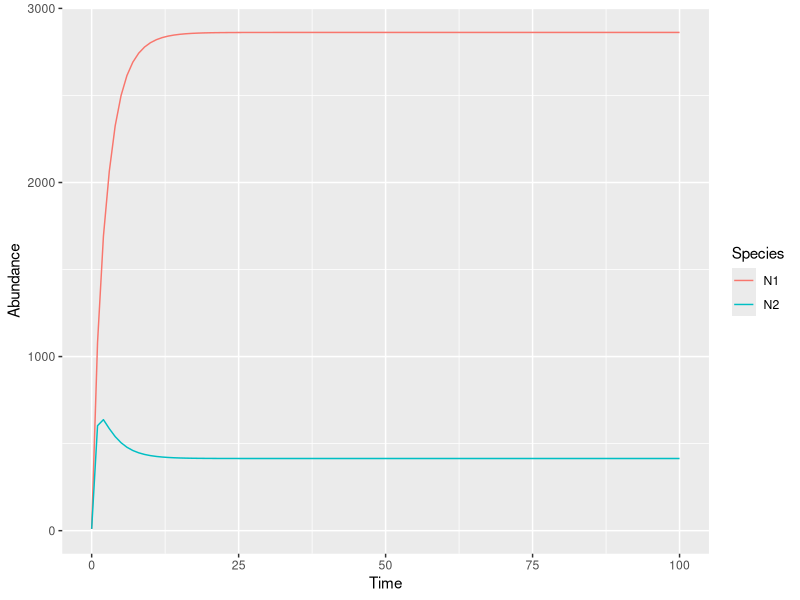
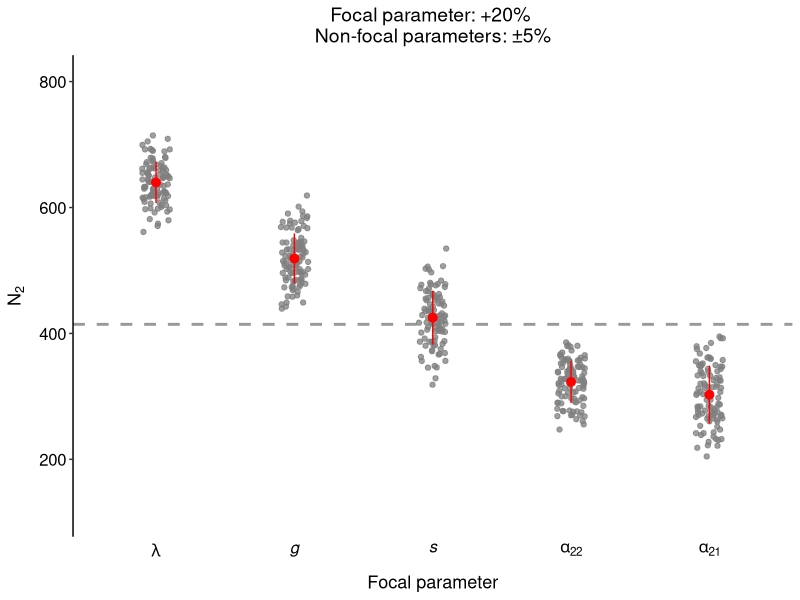
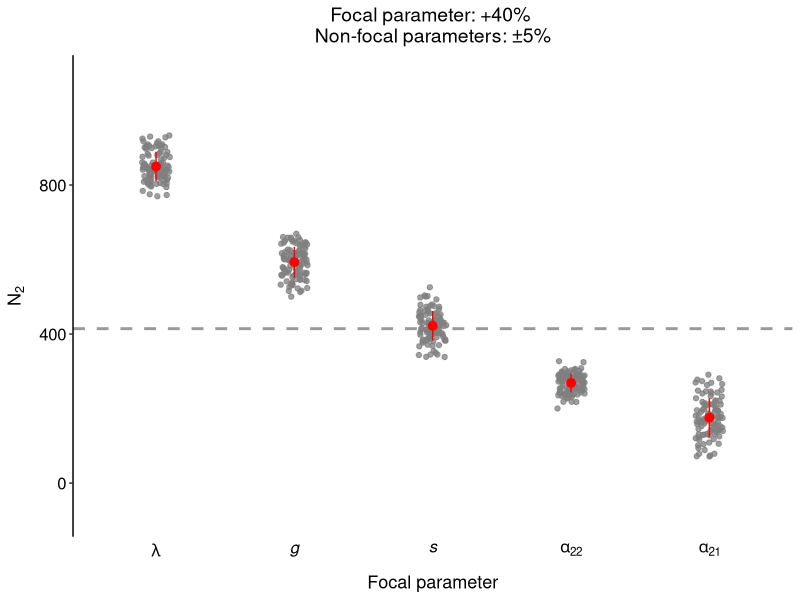
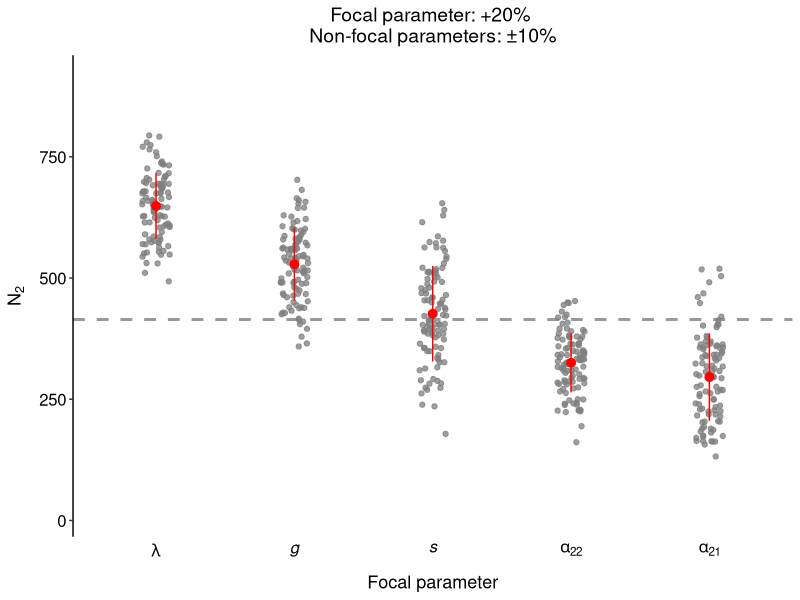
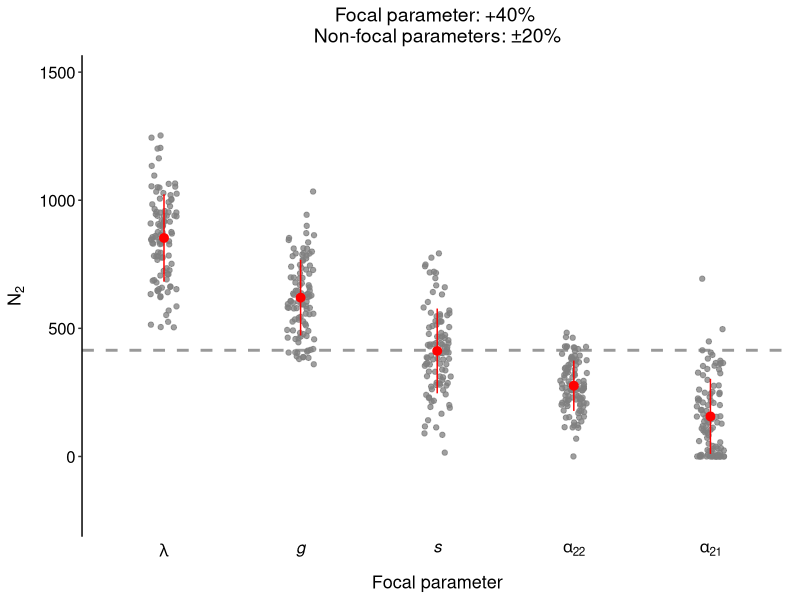
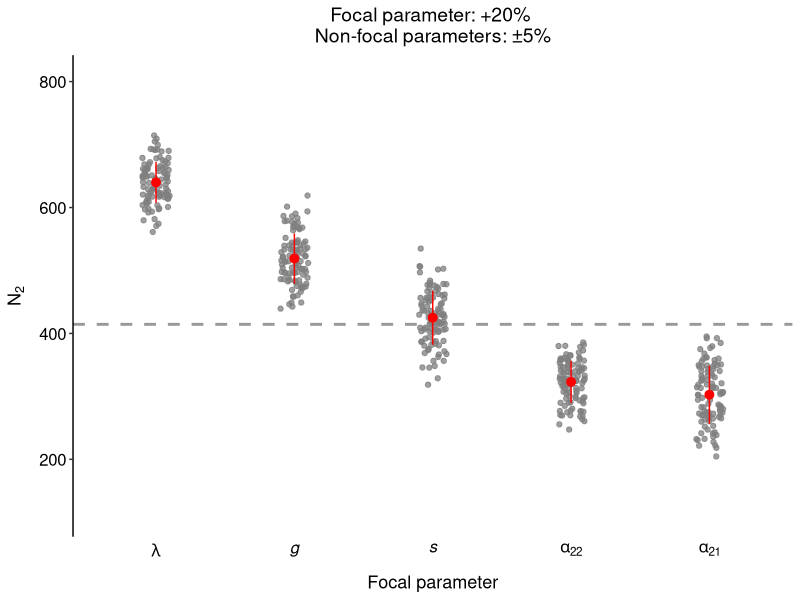
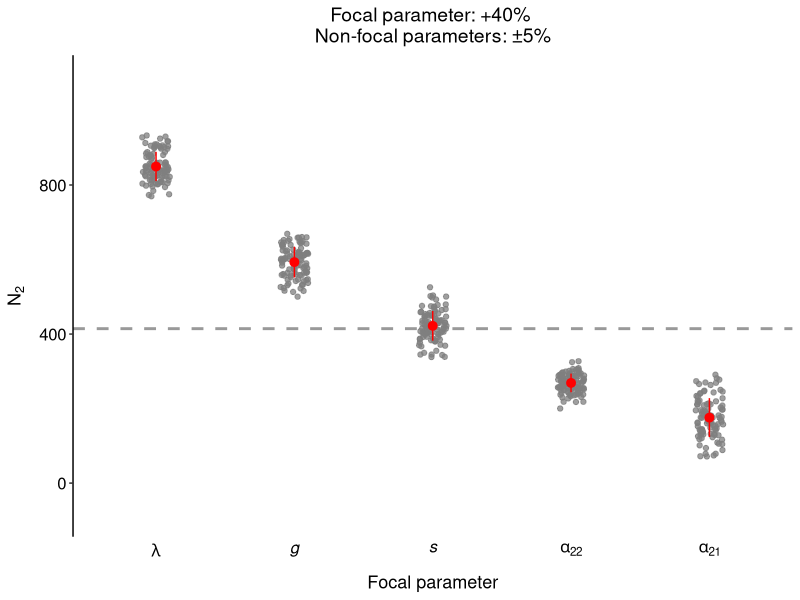
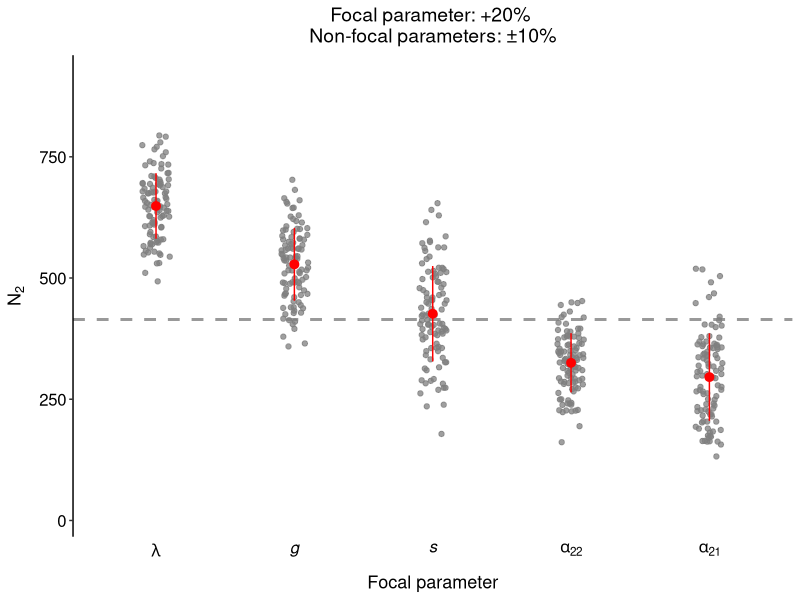

These figures' R source, in order:
########################################################################################################################
#### Code to simulate Beverton-Holt annual plant model with seed bank
#### 2022.02.08 
########################################################################################################################



########################################################################################################################
#### Set working directory and load data files
library("tidyverse")



########################################################################################################################
#### Simulation function
BevertonHolt <- function(frame, parameters){
  
  Nsim = parameters$N
  Gsim = parameters$g
  Ssim = parameters$s
  Lsim = parameters$lambda
  Asim = parameters$A
  
  for(t in 2:dim(frame)[1]){
    x = frame[t-1, 2:(Nsim+1)]
    frame[t, 2:(Nsim+1)] = (1 - Gsim) * Ssim * x + Gsim * x * (Lsim / (1 + Asim %*% (Gsim * x)))
  }
  return(frame)
}



# ############################################################################################################################ Parameter setup
# #### Parameterize model (multiple species)
# # Number of species
# N = 5
# 
# # Seed germination rate
# g = rep(1, N)
# 
# # Survival rate of ungerminated seeds
# s = rep(0, N)
# 
# # Fecundity
# lambda = c(50, 50, 50, 50, 50)
# 
# # Interaction matrix
# A = matrix(c(1.0, 0.4, 0.5, 0.1, 0.5, 
#              0.3, 1.0, 0.2, 0.6, 0.5, 
#              0.5, 0.5, 1.0, 0.4, 0.5, 
#              0.5, 0.5, 0.3, 1.0, 0.5, 
#              0.1, 0.2, 0.3, 0.5, 1.0), N, N, byrow = TRUE)



############################################################################################################################ Parameter setup
#### Parameterize model (The coexist-pair FE-HO from Van Dyke et al., 2022, Nature)
#### N1 = FE (more abundant) & N2 = HO (less abundant)
# Number of species
N <- 2

# Seed germination rate
g <- c(0.752273, 0.666667)

# Survival rate of ungerminated seeds
s <- c(0.133750, 0.045000)

# Fecundity
lambda <- c(2129.949613, 736.667018)

# Interaction matrix
A <- matrix(c(0.588199, 1.410938,
              0.109412, 0.948399), N, N, byrow = TRUE)



########################################################################################################################
#### Simulation properties setup
# Aggregate parameters
parms <- list(N = N, 
              g = g, 
              s = s, 
              lambda = lambda, 
              A = A)

# Run time
Time <- 100

# Output matrix
out <- matrix(c(c(0:Time), rep(0, N*(Time+1))), (Time+1), N+1, byrow = F)
colnames(out) <- c("Time", paste("N", c(1:N), sep = ""))

# Initial density
out[1, 2:(N+1)] <- rep(10, N)



########################################################################################################################
#### Run simulation
out <- BevertonHolt(out, parms)



# ########################################################################################################################
# #### Solve analytically (only works when coexistence is possible)
# b <- ((lambda * g)/(1 - (1 - g) * s)) - 1
# equilibrium <- data.frame(Time = rep(T, N), 
#                           Species = paste("N", c(1:N), sep=""), 
#                           Abundance = (solve(A, b) / g))



########################################################################################################################
#### Compile data and plot simulation time series
data <- as.data.frame(out) %>% 
  gather(Species, Abundance, -Time)

ggplot(data, aes(x = Time, y = Abundance, color = Species)) + 
  geom_line() 

# #### Relative abundance
# out %>% 
#   as.data.frame() %>%
#   mutate(RA.N2 = N2 / (N1 + N2)) %>%
#   ggplot(aes(x = Time, y = RA.N2)) + 
#   geom_line()


################################################################################
################################################################################
################################################################################
### Sensitivity analysis of parameters in Beverton-Holt model ##################
set.seed(123)

### A function for performing sensitivity analysis of parameters in the BH model
### Arguments:
### pchange_focal_par: percentage of increase in the focal parameter
### pchange_focal_par: percentage of increase/decrease in the non-focal parameter(s)
### n_generation: number of generation in each simulation
### n_sim: number of simulations for the analysis of each parameter
BH_sensitivity_one_par <- function(pchange_focal_par = 20, 
                                   pchange_nonfocal_par = 5,
                                   n_generation = 100,
                                   n_sim = 100){
  
  ### Beverton-Holt model 
  BevertonHolt <- function(frame, parameters){
    
    Nsim = parameters$N
    Gsim = parameters$g
    Ssim = parameters$s
    Lsim = parameters$lambda
    Asim = parameters$A
    
    for(t in 2:dim(frame)[1]){
      x = frame[t-1, 2:(Nsim+1)]
      frame[t, 2:(Nsim+1)] = (1 - Gsim) * Ssim * x + Gsim * x * (Lsim / (1 + Asim %*% (Gsim * x)))
    }
    return(frame)
  }
  
  ### Default parameters (coexistence)
  # (1) Number of species
  N <- 2
  
  # (2) Seed germination rate
  g <- c(0.752273, 0.666667)
  
  # (3) Survival rate of ungerminated seeds
  s <- c(0.133750, 0.045000)
  
  # (4) Fecundity
  lambda <- c(2129.949613, 736.667018)
  
  # (5) Interaction matrix
  A <- matrix(c(0.588199, 1.410938,
                0.109412, 0.948399), N, N, byrow = TRUE)
  
  parms <- list(N = N, 
                g = g, 
                s = s, 
                lambda = lambda, 
                A = A)
  
  # Number of generations
  Time <- n_generation
  
  # A matrix to store the outputs
  out_mat <- matrix(c(c(0:Time), rep(0, N*(Time+1))), (Time+1), N+1, byrow = F)
  colnames(out_mat) <- c("Time", paste("N", c(1:N), sep = ""))
  
  # Initial abundance
  out_mat[1, 2:(N+1)] <- rep(10, N)
  
  # Model outputs
  out_mat <- BevertonHolt(out_mat, parms)
  
  # Extract the abundance in the last generation
  N2_equl_default <- out_mat[Time, N+1]
  
  
  ################################################################
  ### Sensitivity analysis of a single parameter #################
  ### Fix the parameters of N1 and change the parameters of N2 ###
  
  ### 1. Sensitivity of g
  g_sens <- sapply(1:n_sim, function(x){
    
    # New parameters
    g_temp <- c(g[1], g[2]*(1 + pchange_focal_par/100))
    s_temp <- c(s[1], s[2]*(1 + runif(n = 1, min = -pchange_nonfocal_par, max = pchange_nonfocal_par)/100))
    lambda_temp <- c(lambda[1], lambda[2]*(1 + runif(n = 1, min = -pchange_nonfocal_par, max = pchange_nonfocal_par)/100))
    A_temp <- matrix(c(A[1, 1], A[1, 2], 
                       A[2, 1]*(1 + runif(n = 1, min = -pchange_nonfocal_par, max = pchange_nonfocal_par)/100), 
                       A[2, 2]*(1 + runif(n = 1, min = -pchange_nonfocal_par, max = pchange_nonfocal_par)/100)), 
                     N, N, byrow = TRUE)
    
    parms_temp <- list(N = N, 
                       g = g_temp, 
                       s = s_temp, 
                       lambda = lambda_temp, 
                       A = A_temp)
    
    # Number of generations
    Time <- n_generation
    
    # A matrix to store the outputs
    out_mat <- matrix(c(c(0:Time), rep(0, N*(Time+1))), (Time+1), N+1, byrow = F)
    colnames(out_mat) <- c("Time", paste("N", c(1:N), sep = ""))
    
    # Initial abundance
    out_mat[1, 2:(N+1)] <- rep(10, N)
    
    # Model outputs
    out_mat <- BevertonHolt(out_mat, parms_temp)
    
    # Extract the abundance in the last generation
    out_mat[Time, N+1]
    
  })

  ### 2. Sensitivity of s
  s_sens <- sapply(1:n_sim, function(x){
    
    # New parameters
    g_temp <- c(g[1], g[2]*(1 + runif(n = 1, min = -pchange_nonfocal_par, max = pchange_nonfocal_par)/100))
    s_temp <- c(s[1], s[2]*(1 + pchange_focal_par/100))
    lambda_temp <- c(lambda[1], lambda[2]*(1 + runif(n = 1, min = -pchange_nonfocal_par, max = pchange_nonfocal_par)/100))
    A_temp <- matrix(c(A[1, 1], A[1, 2], 
                       A[2, 1]*(1 + runif(n = 1, min = -pchange_nonfocal_par, max = pchange_nonfocal_par)/100), 
                       A[2, 2]*(1 + runif(n = 1, min = -pchange_nonfocal_par, max = pchange_nonfocal_par)/100)), 
                     N, N, byrow = TRUE)
    
    parms_temp <- list(N = N, 
                       g = g_temp, 
                       s = s_temp, 
                       lambda = lambda_temp, 
                       A = A_temp)
    
    # Number of generations
    Time <- n_generation
    
    # A matrix to store the outputs
    out_mat <- matrix(c(c(0:Time), rep(0, N*(Time+1))), (Time+1), N+1, byrow = F)
    colnames(out_mat) <- c("Time", paste("N", c(1:N), sep = ""))
    
    # Initial abundance
    out_mat[1, 2:(N+1)] <- rep(10, N)
    
    # Model outputs
    out_mat <- BevertonHolt(out_mat, parms_temp)
    
    # Extract the abundance in the last generation
    out_mat[Time, N+1]
    
  })
  
  ### 3. Sensitivity of lambda
  lambda_sens <- sapply(1:n_sim, function(x){
    
    # New parameters
    g_temp <- c(g[1], g[2]*(1 + runif(n = 1, min = -pchange_nonfocal_par, max = pchange_nonfocal_par)/100))
    s_temp <- c(s[1], s[2]*(1 + runif(n = 1, min = -pchange_nonfocal_par, max = pchange_nonfocal_par)/100))
    lambda_temp <- c(lambda[1], lambda[2]*(1 + pchange_focal_par/100))
    A_temp <- matrix(c(A[1, 1], A[1, 2], 
                       A[2, 1]*(1 + runif(n = 1, min = -pchange_nonfocal_par, max = pchange_nonfocal_par)/100), 
                       A[2, 2]*(1 + runif(n = 1, min = -pchange_nonfocal_par, max = pchange_nonfocal_par)/100)), 
                     N, N, byrow = TRUE)
    
    parms_temp <- list(N = N, 
                       g = g_temp, 
                       s = s_temp, 
                       lambda = lambda_temp, 
                       A = A_temp)
    
    # Number of generations
    Time <- n_generation
    
    # A matrix to store the outputs
    out_mat <- matrix(c(c(0:Time), rep(0, N*(Time+1))), (Time+1), N+1, byrow = F)
    colnames(out_mat) <- c("Time", paste("N", c(1:N), sep = ""))
    
    # Initial abundance
    out_mat[1, 2:(N+1)] <- rep(10, N)
    
    # Model outputs
    out_mat <- BevertonHolt(out_mat, parms_temp)
    
    # Extract the abundance in the last generation
    out_mat[Time, N+1]
    
  })
  
  ### 4. Sensitivity of A_21
  A_21_sens <- sapply(1:n_sim, function(x){
    
    # New parameters
    g_temp <- c(g[1], g[2]*(1 + runif(n = 1, min = -pchange_nonfocal_par, max = pchange_nonfocal_par)/100))
    s_temp <- c(s[1], s[2]*(1 + runif(n = 1, min = -pchange_nonfocal_par, max = pchange_nonfocal_par)/100))
    lambda_temp <- c(lambda[1], lambda[2]*(1 + runif(n = 1, min = -pchange_nonfocal_par, max = pchange_nonfocal_par)/100))
    A_temp <- matrix(c(A[1, 1], A[1, 2], 
                       A[2, 1]*(1 + pchange_focal_par/100), 
                       A[2, 2]*(1 + runif(n = 1, min = -pchange_nonfocal_par, max = pchange_nonfocal_par)/100)), 
                     N, N, byrow = TRUE)
    
    parms_temp <- list(N = N, 
                       g = g_temp, 
                       s = s_temp, 
                       lambda = lambda_temp, 
                       A = A_temp)
    
    # Number of generations
    Time <- n_generation
    
    # A matrix to store the outputs
    out_mat <- matrix(c(c(0:Time), rep(0, N*(Time+1))), (Time+1), N+1, byrow = F)
    colnames(out_mat) <- c("Time", paste("N", c(1:N), sep = ""))
    
    # Initial abundance
    out_mat[1, 2:(N+1)] <- rep(10, N)
    
    # Model outputs
    out_mat <- BevertonHolt(out_mat, parms_temp)
    
    # Extract the abundance in the last generation
    out_mat[Time, N+1]
    
  })
  
  ### 4. Sensitivity of A_21
  A_22_sens <- sapply(1:n_sim, function(x){
    
    # New parameters
    g_temp <- c(g[1], g[2]*(1 + runif(n = 1, min = -pchange_nonfocal_par, max = pchange_nonfocal_par)/100))
    s_temp <- c(s[1], s[2]*(1 + runif(n = 1, min = -pchange_nonfocal_par, max = pchange_nonfocal_par)/100))
    lambda_temp <- c(lambda[1], lambda[2]*(1 + runif(n = 1, min = -pchange_nonfocal_par, max = pchange_nonfocal_par)/100))
    A_temp <- matrix(c(A[1, 1], A[1, 2], 
                       A[2, 1]*(1 + runif(n = 1, min = -pchange_nonfocal_par, max = pchange_nonfocal_par)/100), 
                       A[2, 2]*(1 + pchange_focal_par/100)), 
                     N, N, byrow = TRUE)
    
    parms_temp <- list(N = N, 
                       g = g_temp, 
                       s = s_temp, 
                       lambda = lambda_temp, 
                       A = A_temp)
    
    # Number of generations
    Time <- n_generation
    
    # A matrix to store the outputs
    out_mat <- matrix(c(c(0:Time), rep(0, N*(Time+1))), (Time+1), N+1, byrow = F)
    colnames(out_mat) <- c("Time", paste("N", c(1:N), sep = ""))
    
    # Initial abundance
    out_mat[1, 2:(N+1)] <- rep(10, N)
    
    # Model outputs
    out_mat <- BevertonHolt(out_mat, parms_temp)
    
    # Extract the abundance in the last generation
    out_mat[Time, N+1]
    
  })
  
  ### Combine all the simulation results
  pars_sens_df <- data.frame(parameter = rep(c("g", "s", "lambda", "A_21", "A_22"), each = n_sim), 
                             N2_eql = c(g_sens, s_sens, lambda_sens, A_21_sens, A_22_sens))
  
  return(list(N2_equl_default = N2_equl_default, 
              pars_sens_df = pars_sens_df))
  
}


### A function for visualizing the simulation results
### Arguments:
### dat: outputs returned by BH_sensitivity_one_par()
### pchange_focal_par: percentage of increase in the focal parameter passed to BH_sensitivity_one_par()
### pchange_nonfocal_par: percentage of increase/decrease in the non-focal parameter(s) passed to BH_sensitivity_one_par()
plot_sim_one_par <- function(dat, pchange_focal_par, pchange_nonfocal_par){
  
  # Arrange the parameters by the average N2 abundance of the simulations
  pars_order <- dat$pars_sens_df %>% 
    group_by(parameter) %>% 
    summarise(mean = mean(N2_eql)) %>% 
    mutate(No = 1:5) %>% 
    arrange(desc(mean))
  
  # Reorder the parameter levels for plotting
  dat$pars_sens_df <- dat$pars_sens_df %>% 
    mutate(parameter = factor(parameter, level = pars_order$parameter, ordered = T))
  
  # A vector of x-axis labels
  x_labels <- c(expression(italic(alpha[21])),
                expression(italic(alpha[22])),
                expression(italic(g)),
                expression(italic(lambda)),
                expression(italic(s)))
  
  # Plot
  ggplot(data = dat$pars_sens_df) + 
    geom_hline(yintercept = dat$N2_equl_default, color = "grey60", linetype = "dashed", size = 1) + 
    geom_point(aes(x = parameter, y = N2_eql), position = position_jitter(width = 0.1), 
               color = "grey50", alpha = 0.75) + 
    stat_summary(aes(x = parameter, y = N2_eql), fun.y = mean,
                 fun.ymin = function(x) mean(x) - sd(x), 
                 fun.ymax = function(x) mean(x) + sd(x), 
                 geom = "pointrange", color = "red") + 
    labs(x = "Focal parameter", y = expression(N[2]), 
         title = glue::glue("Focal parameter: +{pchange_focal_par}% \n Non-focal parameters: ±{pchange_nonfocal_par}%")) +
    scale_x_discrete(labels = x_labels[pars_order$No]) + 
    scale_y_continuous(expand = c(0.25, 0)) + 
    theme_classic() + 
    theme(axis.line.x = element_blank(),
          axis.ticks.x = element_blank(),
          axis.text = element_text(color = "black", size = 12),
          plot.title = element_text(hjust = 0.5, size = 14),
          axis.title.x = element_text(size = 13, margin = margin(t = 10)),
          axis.title.y = element_text(size = 13, margin = margin(r = 8)))
}

### Visualize the simulation results 
BH_sens_20_5 <- BH_sensitivity_one_par(pchange_focal_par = 20, 
                                       pchange_nonfocal_par = 5,
                                       n_generation = 100,
                                       n_sim = 100)
BH_sens_40_5 <- BH_sensitivity_one_par(pchange_focal_par = 40, 
                                       pchange_nonfocal_par = 5,
                                       n_generation = 100,
                                       n_sim = 100)
BH_sens_20_10 <- BH_sensitivity_one_par(pchange_focal_par = 20, 
                                       pchange_nonfocal_par = 10,
                                       n_generation = 100,
                                       n_sim = 100)
BH_sens_40_20 <- BH_sensitivity_one_par(pchange_focal_par = 40, 
                                       pchange_nonfocal_par = 20,
                                       n_generation = 100,
                                       n_sim = 100)

plot_sim_one_par(dat = BH_sens_20_5,
                 pchange_focal_par = 20, 
                 pchange_nonfocal_par = 5)
ggsave("./Outputs/pars_sens_plot_20_5.tiff", width = 5, height = 4, dpi = 600, device = "tiff")

plot_sim_one_par(dat = BH_sens_40_5,
                 pchange_focal_par = 40, 
                 pchange_nonfocal_par = 5)
ggsave("./Outputs/pars_sens_plot_40_5.tiff", width = 5, height = 4, dpi = 600, device = "tiff")

plot_sim_one_par(dat = BH_sens_20_10,
                 pchange_focal_par = 20, 
                 pchange_nonfocal_par = 10)
ggsave("./Outputs/pars_sens_plot_20_10.tiff", width = 5, height = 4, dpi = 600, device = "tiff")

plot_sim_one_par(dat = BH_sens_40_20,
                 pchange_focal_par = 40, 
                 pchange_nonfocal_par = 20)
ggsave("./Outputs/pars_sens_plot_40_20.tiff", width = 5, height = 4, dpi = 600, device = "tiff")



